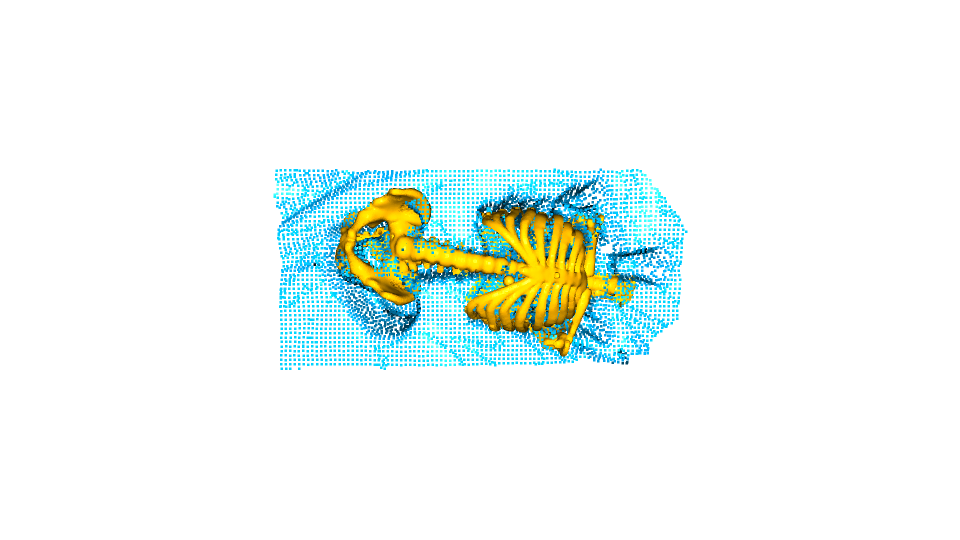
#> input picture panda_vision/scripts/ScreenCapture_2022-07-05-14-44-54.png, 1920 x 1080 px (shown at 1/2 size); its folder holds only this picture in this run
$ python cam_calibtaion.py
#> lines starting #> are read from the running program, lines starting #| are printed output that depends on the picture
import numpy as np
import cv2 as cv
import glob


################ FIND CHESSBOARD CORNERS - OBJECT POINTS AND IMAGE POINTS #############################

chessboardSize = (8,5)
frameSize = (2048,1536)


# termination criteria
criteria = (cv.TERM_CRITERIA_EPS + cv.TERM_CRITERIA_MAX_ITER, 30, 0.001)


# prepare object points, like (0,0,0), (1,0,0), (2,0,0) ....,(6,5,0)
objp = np.zeros((chessboardSize[0] * chessboardSize[1], 3), np.float32)
objp[:,:2] = np.mgrid[0:chessboardSize[0],0:chessboardSize[1]].T.reshape(-1,2)

size_of_chessboard_squares_mm = 40
objp = objp * size_of_chessboard_squares_mm


# Arrays to store object points and image points from all the images.
objpoints = [] # 3d point in real world space
imgpoints = [] # 2d points in image plane.


images = glob.glob('*.png')

for image in images:

    img = cv.imread(image)
#> img is the input picture: shape (1080, 1920, 3); mean B, G, R 244, 247.7, 239.4
    gray = cv.cvtColor(img, cv.COLOR_BGR2GRAY)
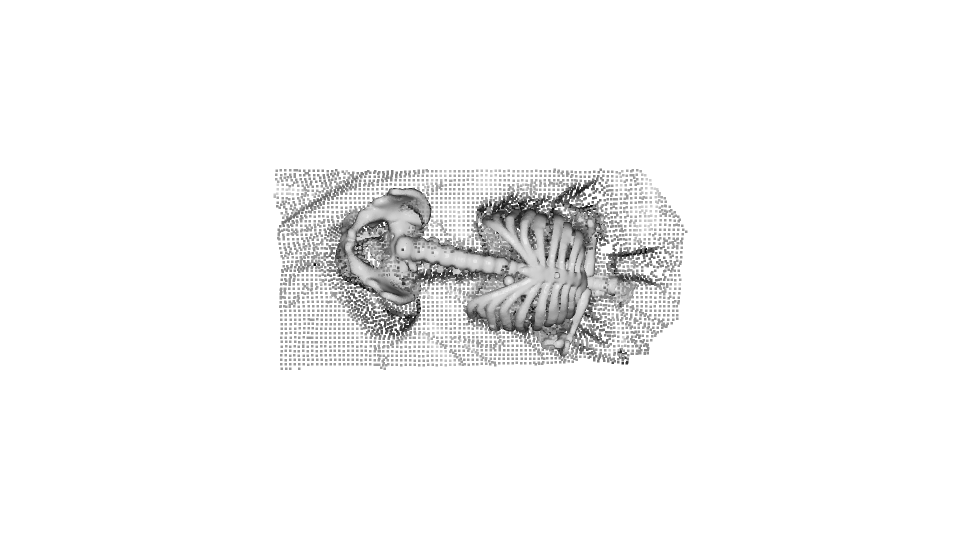
#> gray: shape (1080, 1920) (shown at 1/2 size); min 0, max 255, mean 244.8

    # Find the chess board corners
    ret, corners = cv.findChessboardCorners(gray, chessboardSize, None)
#> ret = False; corners = None

    # If found, add object points, image points (after refining them)
    if ret == True:

        objpoints.append(objp)
        corners2 = cv.cornerSubPix(gray, corners, (11,11), (-1,-1), criteria)
        imgpoints.append(corners)

        # Draw and display the corners
        cv.drawChessboardCorners(img, chessboardSize, corners2, ret)
        cv.imshow('img', img)
        cv.waitKey(1000)


cv.destroyAllWindows()


############## CALIBRATION #######################################################

#> (the run stopped early here; a loop or call above may not have finished)
